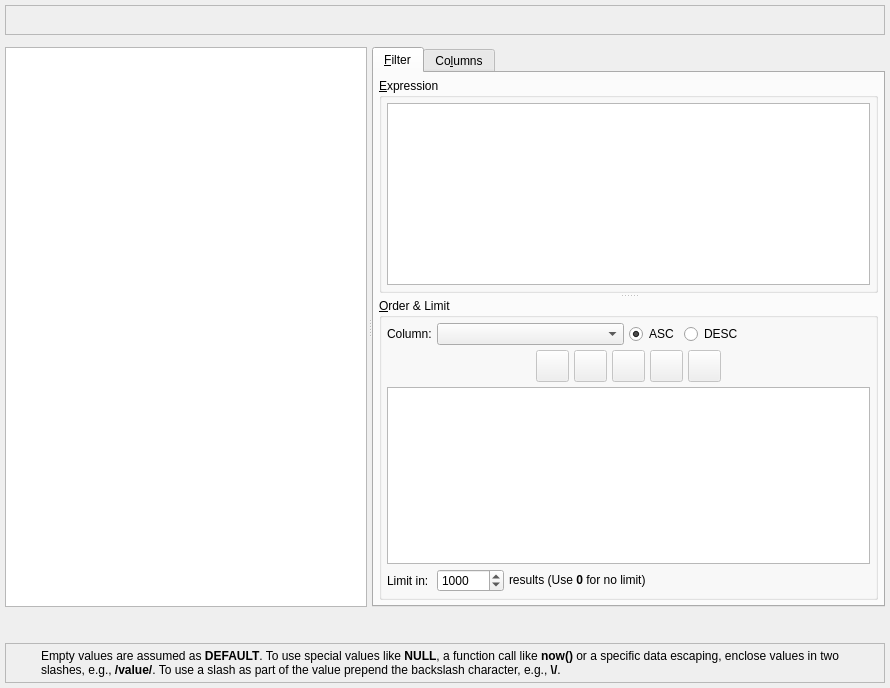
<?xml version="1.0" encoding="UTF-8"?>
<ui version="4.0">
 <class>DataGridWidget</class>
 <widget class="QWidget" name="DataGridWidget">
  <property name="geometry">
   <rect>
    <x>0</x>
    <y>0</y>
    <width>890</width>
    <height>688</height>
   </rect>
  </property>
  <property name="windowTitle">
   <string>Form</string>
  </property>
  <layout class="QVBoxLayout" name="verticalLayout">
   <property name="leftMargin">
    <number>5</number>
   </property>
   <property name="topMargin">
    <number>5</number>
   </property>
   <property name="rightMargin">
    <number>5</number>
   </property>
   <property name="bottomMargin">
    <number>5</number>
   </property>
   <item>
    <widget class="QFrame" name="warning_frm">
     <property name="sizePolicy">
      <sizepolicy hsizetype="Preferred" vsizetype="Fixed">
       <horstretch>0</horstretch>
       <verstretch>0</verstretch>
      </sizepolicy>
     </property>
     <property name="minimumSize">
      <size>
       <width>0</width>
       <height>30</height>
      </size>
     </property>
     <property name="frameShape">
      <enum>QFrame::Shape::StyledPanel</enum>
     </property>
     <property name="frameShadow">
      <enum>QFrame::Shadow::Raised</enum>
     </property>
     <layout class="QGridLayout" name="gridLayout_4">
      <property name="leftMargin">
       <number>5</number>
      </property>
      <property name="topMargin">
       <number>5</number>
      </property>
      <property name="rightMargin">
       <number>5</number>
      </property>
      <property name="bottomMargin">
       <number>5</number>
      </property>
      <property name="spacing">
       <number>5</number>
      </property>
      <item row="0" column="1">
       <widget class="QLabel" name="warning_lbl">
        <property name="font">
         <font>
          <italic>false</italic>
          <bold>false</bold>
          <underline>false</underline>
          <strikeout>false</strikeout>
          <kerning>true</kerning>
         </font>
        </property>
        <property name="text">
         <string/>
        </property>
        <property name="wordWrap">
         <bool>true</bool>
        </property>
       </widget>
      </item>
      <item row="0" column="0">
       <widget class="QLabel" name="icon_lbl2">
        <property name="minimumSize">
         <size>
          <width>25</width>
          <height>25</height>
         </size>
        </property>
        <property name="maximumSize">
         <size>
          <width>25</width>
          <height>25</height>
         </size>
        </property>
        <property name="text">
         <string/>
        </property>
        <property name="textFormat">
         <enum>Qt::TextFormat::AutoText</enum>
        </property>
        <property name="pixmap">
         <pixmap resource="../../res/resources.qrc">:/icons/icons/alert.png</pixmap>
        </property>
        <property name="scaledContents">
         <bool>true</bool>
        </property>
       </widget>
      </item>
     </layout>
    </widget>
   </item>
   <item>
    <widget class="QWidget" name="csv_load_parent" native="true">
     <property name="enabled">
      <bool>true</bool>
     </property>
     <property name="minimumSize">
      <size>
       <width>0</width>
       <height>0</height>
      </size>
     </property>
    </widget>
   </item>
   <item>
    <widget class="QSplitter" name="h_splitter">
     <property name="sizePolicy">
      <sizepolicy hsizetype="Expanding" vsizetype="Expanding">
       <horstretch>0</horstretch>
       <verstretch>0</verstretch>
      </sizepolicy>
     </property>
     <property name="orientation">
      <enum>Qt::Orientation::Horizontal</enum>
     </property>
     <property name="handleWidth">
      <number>5</number>
     </property>
     <property name="childrenCollapsible">
      <bool>false</bool>
     </property>
     <widget class="QTableWidget" name="results_tbw">
      <property name="enabled">
       <bool>true</bool>
      </property>
      <property name="sizePolicy">
       <sizepolicy hsizetype="Expanding" vsizetype="Preferred">
        <horstretch>0</horstretch>
        <verstretch>0</verstretch>
       </sizepolicy>
      </property>
      <property name="contextMenuPolicy">
       <enum>Qt::ContextMenuPolicy::CustomContextMenu</enum>
      </property>
      <property name="sizeAdjustPolicy">
       <enum>QAbstractScrollArea::SizeAdjustPolicy::AdjustIgnored</enum>
      </property>
      <property name="editTriggers">
       <set>QAbstractItemView::EditTrigger::AnyKeyPressed|QAbstractItemView::EditTrigger::DoubleClicked</set>
      </property>
      <property name="alternatingRowColors">
       <bool>true</bool>
      </property>
      <property name="selectionMode">
       <enum>QAbstractItemView::SelectionMode::ExtendedSelection</enum>
      </property>
      <property name="selectionBehavior">
       <enum>QAbstractItemView::SelectionBehavior::SelectItems</enum>
      </property>
      <property name="verticalScrollMode">
       <enum>QAbstractItemView::ScrollMode::ScrollPerItem</enum>
      </property>
      <property name="horizontalScrollMode">
       <enum>QAbstractItemView::ScrollMode::ScrollPerPixel</enum>
      </property>
      <property name="sortingEnabled">
       <bool>false</bool>
      </property>
      <property name="rowCount">
       <number>0</number>
      </property>
      <property name="columnCount">
       <number>0</number>
      </property>
     </widget>
     <widget class="QTabWidget" name="filter_tbw">
      <property name="enabled">
       <bool>true</bool>
      </property>
      <property name="currentIndex">
       <number>0</number>
      </property>
      <property name="iconSize">
       <size>
        <width>22</width>
        <height>22</height>
       </size>
      </property>
      <widget class="QWidget" name="tab">
       <attribute name="icon">
        <iconset resource="../../res/resources.qrc">
         <normaloff>:/icons/icons/filter.png</normaloff>:/icons/icons/filter.png</iconset>
       </attribute>
       <attribute name="title">
        <string>&amp;Filter</string>
       </attribute>
       <layout class="QGridLayout" name="gridLayout_6">
        <property name="leftMargin">
         <number>5</number>
        </property>
        <property name="topMargin">
         <number>5</number>
        </property>
        <property name="rightMargin">
         <number>5</number>
        </property>
        <property name="bottomMargin">
         <number>5</number>
        </property>
        <property name="spacing">
         <number>5</number>
        </property>
        <item row="0" column="0">
         <widget class="QSplitter" name="v_splitter">
          <property name="orientation">
           <enum>Qt::Orientation::Vertical</enum>
          </property>
          <property name="handleWidth">
           <number>5</number>
          </property>
          <property name="childrenCollapsible">
           <bool>false</bool>
          </property>
          <widget class="QGroupBox" name="filter_grp">
           <property name="title">
            <string>&amp;Expression</string>
           </property>
           <layout class="QGridLayout" name="gridLayout_11">
            <property name="leftMargin">
             <number>5</number>
            </property>
            <property name="topMargin">
             <number>5</number>
            </property>
            <property name="rightMargin">
             <number>5</number>
            </property>
            <property name="bottomMargin">
             <number>5</number>
            </property>
            <property name="spacing">
             <number>5</number>
            </property>
            <item row="0" column="0">
             <widget class="QPlainTextEdit" name="filter_txt">
              <property name="sizePolicy">
               <sizepolicy hsizetype="Expanding" vsizetype="Expanding">
                <horstretch>0</horstretch>
                <verstretch>0</verstretch>
               </sizepolicy>
              </property>
              <property name="minimumSize">
               <size>
                <width>0</width>
                <height>0</height>
               </size>
              </property>
             </widget>
            </item>
           </layout>
          </widget>
          <widget class="QGroupBox" name="order_by_grp">
           <property name="title">
            <string>&amp;Order &amp;&amp; Limit</string>
           </property>
           <layout class="QGridLayout" name="gridLayout_7">
            <property name="leftMargin">
             <number>5</number>
            </property>
            <property name="topMargin">
             <number>5</number>
            </property>
            <property name="rightMargin">
             <number>5</number>
            </property>
            <property name="bottomMargin">
             <number>5</number>
            </property>
            <property name="spacing">
             <number>5</number>
            </property>
            <item row="0" column="0">
             <widget class="QLabel" name="column_lbl">
              <property name="sizePolicy">
               <sizepolicy hsizetype="Fixed" vsizetype="Preferred">
                <horstretch>0</horstretch>
                <verstretch>0</verstretch>
               </sizepolicy>
              </property>
              <property name="text">
               <string>Column:</string>
              </property>
             </widget>
            </item>
            <item row="2" column="0" colspan="4">
             <widget class="QListWidget" name="ord_columns_lst">
              <property name="sizePolicy">
               <sizepolicy hsizetype="Expanding" vsizetype="Expanding">
                <horstretch>0</horstretch>
                <verstretch>0</verstretch>
               </sizepolicy>
              </property>
              <property name="iconSize">
               <size>
                <width>28</width>
                <height>28</height>
               </size>
              </property>
             </widget>
            </item>
            <item row="3" column="0">
             <widget class="QLabel" name="limit_in_lbl">
              <property name="text">
               <string>Limit in:</string>
              </property>
             </widget>
            </item>
            <item row="3" column="3">
             <widget class="QLabel" name="results_lbl">
              <property name="sizePolicy">
               <sizepolicy hsizetype="Expanding" vsizetype="Preferred">
                <horstretch>0</horstretch>
                <verstretch>0</verstretch>
               </sizepolicy>
              </property>
              <property name="text">
               <string>results (Use &lt;strong&gt;0&lt;/strong&gt; for no limit)</string>
              </property>
             </widget>
            </item>
            <item row="1" column="0" colspan="4">
             <layout class="QHBoxLayout" name="horizontalLayout_6">
              <property name="spacing">
               <number>5</number>
              </property>
              <item>
               <spacer name="horizontalSpacer_8">
                <property name="orientation">
                 <enum>Qt::Orientation::Horizontal</enum>
                </property>
                <property name="sizeHint" stdset="0">
                 <size>
                  <width>40</width>
                  <height>20</height>
                 </size>
                </property>
               </spacer>
              </item>
              <item>
               <widget class="QToolButton" name="add_ord_col_tb">
                <property name="enabled">
                 <bool>false</bool>
                </property>
                <property name="sizePolicy">
                 <sizepolicy hsizetype="Preferred" vsizetype="Preferred">
                  <horstretch>0</horstretch>
                  <verstretch>0</verstretch>
                 </sizepolicy>
                </property>
                <property name="minimumSize">
                 <size>
                  <width>0</width>
                  <height>0</height>
                 </size>
                </property>
                <property name="toolTip">
                 <string>Add Item</string>
                </property>
                <property name="text">
                 <string/>
                </property>
                <property name="icon">
                 <iconset resource="../../res/resources.qrc">
                  <normaloff>:/icons/icons/add.png</normaloff>:/icons/icons/add.png</iconset>
                </property>
                <property name="iconSize">
                 <size>
                  <width>25</width>
                  <height>25</height>
                 </size>
                </property>
               </widget>
              </item>
              <item>
               <widget class="QToolButton" name="rem_ord_col_tb">
                <property name="enabled">
                 <bool>false</bool>
                </property>
                <property name="sizePolicy">
                 <sizepolicy hsizetype="Preferred" vsizetype="Preferred">
                  <horstretch>0</horstretch>
                  <verstretch>0</verstretch>
                 </sizepolicy>
                </property>
                <property name="minimumSize">
                 <size>
                  <width>0</width>
                  <height>0</height>
                 </size>
                </property>
                <property name="toolTip">
                 <string>Remove Item</string>
                </property>
                <property name="text">
                 <string/>
                </property>
                <property name="icon">
                 <iconset resource="../../res/resources.qrc">
                  <normaloff>:/icons/icons/remove.png</normaloff>:/icons/icons/remove.png</iconset>
                </property>
                <property name="iconSize">
                 <size>
                  <width>25</width>
                  <height>25</height>
                 </size>
                </property>
               </widget>
              </item>
              <item>
               <widget class="QToolButton" name="clear_ord_cols_tb">
                <property name="enabled">
                 <bool>false</bool>
                </property>
                <property name="sizePolicy">
                 <sizepolicy hsizetype="Preferred" vsizetype="Fixed">
                  <horstretch>0</horstretch>
                  <verstretch>0</verstretch>
                 </sizepolicy>
                </property>
                <property name="minimumSize">
                 <size>
                  <width>0</width>
                  <height>0</height>
                 </size>
                </property>
                <property name="toolTip">
                 <string>Clear the order by columns list</string>
                </property>
                <property name="text">
                 <string/>
                </property>
                <property name="icon">
                 <iconset resource="../../res/resources.qrc">
                  <normaloff>:/icons/icons/cleartext.png</normaloff>:/icons/icons/cleartext.png</iconset>
                </property>
                <property name="iconSize">
                 <size>
                  <width>25</width>
                  <height>25</height>
                 </size>
                </property>
               </widget>
              </item>
              <item>
               <widget class="QToolButton" name="move_up_tb">
                <property name="enabled">
                 <bool>false</bool>
                </property>
                <property name="sizePolicy">
                 <sizepolicy hsizetype="Preferred" vsizetype="Preferred">
                  <horstretch>0</horstretch>
                  <verstretch>0</verstretch>
                 </sizepolicy>
                </property>
                <property name="minimumSize">
                 <size>
                  <width>0</width>
                  <height>0</height>
                 </size>
                </property>
                <property name="toolTip">
                 <string>Move selected item up</string>
                </property>
                <property name="text">
                 <string/>
                </property>
                <property name="icon">
                 <iconset resource="../../res/resources.qrc">
                  <normaloff>:/icons/icons/moveup.png</normaloff>:/icons/icons/moveup.png</iconset>
                </property>
                <property name="iconSize">
                 <size>
                  <width>25</width>
                  <height>25</height>
                 </size>
                </property>
               </widget>
              </item>
              <item>
               <widget class="QToolButton" name="move_down_tb">
                <property name="enabled">
                 <bool>false</bool>
                </property>
                <property name="sizePolicy">
                 <sizepolicy hsizetype="Preferred" vsizetype="Preferred">
                  <horstretch>0</horstretch>
                  <verstretch>0</verstretch>
                 </sizepolicy>
                </property>
                <property name="minimumSize">
                 <size>
                  <width>0</width>
                  <height>0</height>
                 </size>
                </property>
                <property name="toolTip">
                 <string>Move selected item down</string>
                </property>
                <property name="text">
                 <string/>
                </property>
                <property name="icon">
                 <iconset resource="../../res/resources.qrc">
                  <normaloff>:/icons/icons/movedown.png</normaloff>:/icons/icons/movedown.png</iconset>
                </property>
                <property name="iconSize">
                 <size>
                  <width>25</width>
                  <height>25</height>
                 </size>
                </property>
               </widget>
              </item>
              <item>
               <spacer name="horizontalSpacer_9">
                <property name="orientation">
                 <enum>Qt::Orientation::Horizontal</enum>
                </property>
                <property name="sizeHint" stdset="0">
                 <size>
                  <width>40</width>
                  <height>20</height>
                 </size>
                </property>
               </spacer>
              </item>
             </layout>
            </item>
            <item row="0" column="1" colspan="3">
             <layout class="QHBoxLayout" name="horizontalLayout_8">
              <property name="spacing">
               <number>5</number>
              </property>
              <item>
               <widget class="QComboBox" name="ord_column_cmb">
                <property name="sizePolicy">
                 <sizepolicy hsizetype="Expanding" vsizetype="Fixed">
                  <horstretch>0</horstretch>
                  <verstretch>0</verstretch>
                 </sizepolicy>
                </property>
                <property name="insertPolicy">
                 <enum>QComboBox::InsertPolicy::InsertAlphabetically</enum>
                </property>
                <property name="iconSize">
                 <size>
                  <width>28</width>
                  <height>28</height>
                 </size>
                </property>
               </widget>
              </item>
              <item>
               <widget class="QRadioButton" name="asc_rb">
                <property name="sizePolicy">
                 <sizepolicy hsizetype="Preferred" vsizetype="Fixed">
                  <horstretch>0</horstretch>
                  <verstretch>0</verstretch>
                 </sizepolicy>
                </property>
                <property name="text">
                 <string>ASC</string>
                </property>
                <property name="checked">
                 <bool>true</bool>
                </property>
               </widget>
              </item>
              <item>
               <widget class="QRadioButton" name="desc_rb">
                <property name="sizePolicy">
                 <sizepolicy hsizetype="Expanding" vsizetype="Fixed">
                  <horstretch>0</horstretch>
                  <verstretch>0</verstretch>
                 </sizepolicy>
                </property>
                <property name="text">
                 <string>DESC</string>
                </property>
               </widget>
              </item>
             </layout>
            </item>
            <item row="3" column="1" colspan="2">
             <widget class="QSpinBox" name="limit_spb">
              <property name="sizePolicy">
               <sizepolicy hsizetype="Expanding" vsizetype="Fixed">
                <horstretch>0</horstretch>
                <verstretch>0</verstretch>
               </sizepolicy>
              </property>
              <property name="minimum">
               <number>0</number>
              </property>
              <property name="maximum">
               <number>1000000</number>
              </property>
              <property name="singleStep">
               <number>50</number>
              </property>
              <property name="value">
               <number>1000</number>
              </property>
             </widget>
            </item>
           </layout>
          </widget>
         </widget>
        </item>
       </layout>
      </widget>
      <widget class="QWidget" name="tab_2">
       <attribute name="icon">
        <iconset resource="../../res/resources.qrc">
         <normaloff>:/icons/icons/column.png</normaloff>:/icons/icons/column.png</iconset>
       </attribute>
       <attribute name="title">
        <string>Co&amp;lumns</string>
       </attribute>
       <layout class="QGridLayout" name="gridLayout_8">
        <property name="leftMargin">
         <number>5</number>
        </property>
        <property name="topMargin">
         <number>5</number>
        </property>
        <property name="rightMargin">
         <number>5</number>
        </property>
        <property name="bottomMargin">
         <number>5</number>
        </property>
        <property name="verticalSpacing">
         <number>5</number>
        </property>
        <item row="0" column="0">
         <widget class="QListWidget" name="columns_lst">
          <property name="selectionMode">
           <enum>QAbstractItemView::SelectionMode::SingleSelection</enum>
          </property>
          <property name="iconSize">
           <size>
            <width>28</width>
            <height>28</height>
           </size>
          </property>
         </widget>
        </item>
        <item row="1" column="0">
         <layout class="QHBoxLayout" name="horizontalLayout_3">
          <property name="spacing">
           <number>5</number>
          </property>
          <item>
           <spacer name="horizontalSpacer_3">
            <property name="orientation">
             <enum>Qt::Orientation::Horizontal</enum>
            </property>
            <property name="sizeHint" stdset="0">
             <size>
              <width>58</width>
              <height>20</height>
             </size>
            </property>
           </spacer>
          </item>
          <item>
           <widget class="QToolButton" name="select_all_tb">
            <property name="sizePolicy">
             <sizepolicy hsizetype="Preferred" vsizetype="Preferred">
              <horstretch>0</horstretch>
              <verstretch>0</verstretch>
             </sizepolicy>
            </property>
            <property name="text">
             <string>Select all</string>
            </property>
           </widget>
          </item>
          <item>
           <widget class="QToolButton" name="clear_all_tb">
            <property name="sizePolicy">
             <sizepolicy hsizetype="Preferred" vsizetype="Preferred">
              <horstretch>0</horstretch>
              <verstretch>0</verstretch>
             </sizepolicy>
            </property>
            <property name="text">
             <string>Clear all</string>
            </property>
           </widget>
          </item>
          <item>
           <spacer name="horizontalSpacer_2">
            <property name="orientation">
             <enum>Qt::Orientation::Horizontal</enum>
            </property>
            <property name="sizeHint" stdset="0">
             <size>
              <width>58</width>
              <height>20</height>
             </size>
            </property>
           </spacer>
          </item>
         </layout>
        </item>
       </layout>
      </widget>
     </widget>
    </widget>
   </item>
   <item>
    <widget class="QWidget" name="result_info_wgt" native="true">
     <property name="minimumSize">
      <size>
       <width>0</width>
       <height>0</height>
      </size>
     </property>
     <layout class="QHBoxLayout" name="horizontalLayout_5">
      <property name="spacing">
       <number>5</number>
      </property>
      <property name="leftMargin">
       <number>5</number>
      </property>
      <property name="topMargin">
       <number>5</number>
      </property>
      <property name="rightMargin">
       <number>5</number>
      </property>
      <property name="bottomMargin">
       <number>5</number>
      </property>
      <item>
       <widget class="QLabel" name="result_info_lbl">
        <property name="sizePolicy">
         <sizepolicy hsizetype="Preferred" vsizetype="Preferred">
          <horstretch>0</horstretch>
          <verstretch>0</verstretch>
         </sizepolicy>
        </property>
        <property name="font">
         <font>
          <italic>false</italic>
         </font>
        </property>
        <property name="text">
         <string/>
        </property>
        <property name="indent">
         <number>-1</number>
        </property>
       </widget>
      </item>
     </layout>
    </widget>
   </item>
   <item>
    <widget class="QFrame" name="hint_frm">
     <property name="sizePolicy">
      <sizepolicy hsizetype="Preferred" vsizetype="Fixed">
       <horstretch>0</horstretch>
       <verstretch>0</verstretch>
      </sizepolicy>
     </property>
     <property name="minimumSize">
      <size>
       <width>0</width>
       <height>30</height>
      </size>
     </property>
     <property name="frameShape">
      <enum>QFrame::Shape::StyledPanel</enum>
     </property>
     <property name="frameShadow">
      <enum>QFrame::Shadow::Raised</enum>
     </property>
     <layout class="QGridLayout" name="gridLayout_5">
      <property name="leftMargin">
       <number>5</number>
      </property>
      <property name="topMargin">
       <number>5</number>
      </property>
      <property name="rightMargin">
       <number>5</number>
      </property>
      <property name="bottomMargin">
       <number>5</number>
      </property>
      <property name="spacing">
       <number>5</number>
      </property>
      <item row="0" column="0">
       <widget class="QLabel" name="icon_lbl">
        <property name="minimumSize">
         <size>
          <width>25</width>
          <height>25</height>
         </size>
        </property>
        <property name="maximumSize">
         <size>
          <width>25</width>
          <height>25</height>
         </size>
        </property>
        <property name="text">
         <string/>
        </property>
        <property name="textFormat">
         <enum>Qt::TextFormat::AutoText</enum>
        </property>
        <property name="pixmap">
         <pixmap resource="../../res/resources.qrc">:/icons/icons/info.png</pixmap>
        </property>
        <property name="scaledContents">
         <bool>true</bool>
        </property>
       </widget>
      </item>
      <item row="0" column="1">
       <widget class="QLabel" name="hint_lbl">
        <property name="sizePolicy">
         <sizepolicy hsizetype="Preferred" vsizetype="Preferred">
          <horstretch>0</horstretch>
          <verstretch>0</verstretch>
         </sizepolicy>
        </property>
        <property name="font">
         <font>
          <bold>false</bold>
          <underline>false</underline>
          <strikeout>false</strikeout>
          <kerning>true</kerning>
         </font>
        </property>
        <property name="text">
         <string>Empty values are assumed as &lt;strong&gt;DEFAULT&lt;/strong&gt;. To use special values like &lt;strong&gt;NULL&lt;/strong&gt;, a function call like &lt;strong&gt;now()&lt;/strong&gt; or a specific data escaping, enclose values in two slashes, e.g., &lt;strong&gt;/value/&lt;/strong&gt;. To use a slash as part of the value prepend the backslash character, e.g., &lt;strong&gt;\/&lt;/strong&gt;.</string>
        </property>
        <property name="textFormat">
         <enum>Qt::TextFormat::AutoText</enum>
        </property>
        <property name="wordWrap">
         <bool>true</bool>
        </property>
       </widget>
      </item>
     </layout>
    </widget>
   </item>
  </layout>
 </widget>
 <resources>
  <include location="../../res/resources.qrc"/>
  <include location="../../res/resources.qrc"/>
 </resources>
 <connections/>
</ui>
